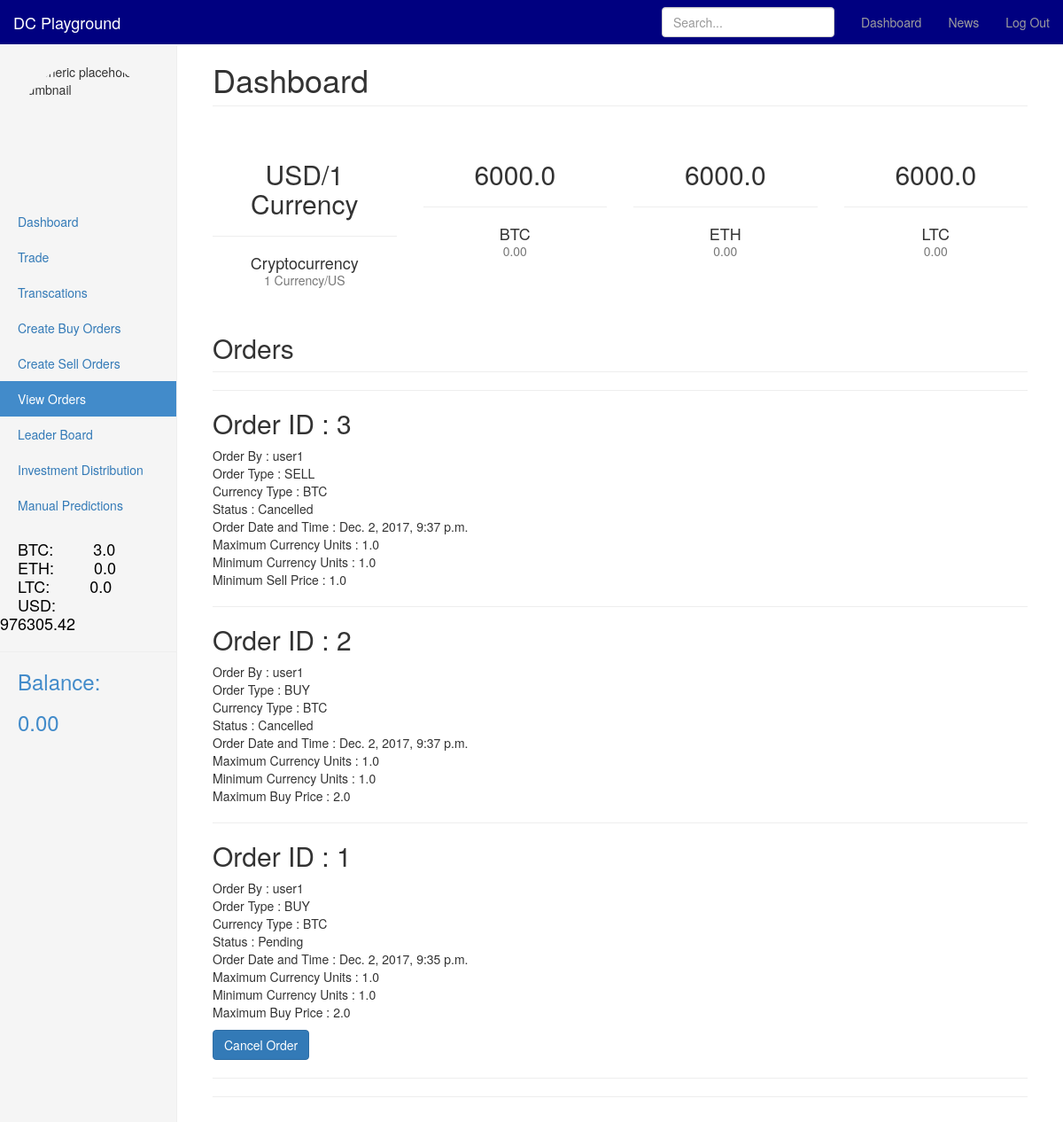
The app's page /mocktrade/vieworders/ (signed in) with its own data.
### mocktrade/models.py (models this page shows)
class Account(models.Model):
    user = models.ForeignKey(User)
    btc = models.FloatField(default=0.0)
    eth = models.FloatField(default=0.0)
    ltc = models.FloatField(default=0.0)
    usd = models.FloatField(default=0.0)
    total_balance = models.FloatField(default=0.0)

class Order(models.Model):
    user = models.ForeignKey(User, related_name="user")
    type = models.CharField(max_length=10) #Buy, Sell
    date_time = models.DateTimeField(auto_now_add=True, blank=True)
    currency_type = models.CharField(max_length=10)
    min_currency_quantity_units = models.FloatField(blank=True, default=0.0)
    max_currency_quantity_units = models.FloatField(blank=True, default=0.0)
    status = models.CharField(max_length=50, default = "Pending") #Pending, Completed, Expired, Cancelled, Cancelled - Insufficient Balance
    min_sell_price = models.FloatField(blank=True, default=0.0)
    max_buy_price = models.FloatField(blank=True, default=0.0)
    completed_amount = models.FloatField(blank=True, default=0.0)
    completed_quantity_units = models.FloatField(blank=True, default=0.0)
    completed_price = models.FloatField(blank=True, default=0.0)
    order_completed_user = models.ForeignKey(User, related_name="order_completed_user", null=True, default=None)

### mocktrade/views.py (the view)
@login_required
@transaction.atomic
def view_orders(request):
     context= {}
     disable_outdated_orders(request)
     match_orders(request)
     account = Account.objects.get(user=request.user)
     context['account']= account
     user_orders = Order.objects.filter(user=request.user).order_by('-date_time')
     context['orders']=user_orders
     if request.method == 'GET':
        return render(request, 'mocktrade/vieworders.html', context)
     return render(request, 'mocktrade/vieworders.html', context)

### mocktrade/views.py (called while the page is built, shortened)
@login_required
@transaction.atomic
def match_orders(request):
    return

@login_required
def disable_outdated_orders(request):
    context={}
    before_one_day = datetime.datetime.now() - datetime.timedelta(days=1)
    for order in Order.objects.filter(date_time__lt = before_one_day):
        if order.status == "Pending":
            order.status = "Expired"
            order.save()
    return

### mocktrade/templates/mocktrade/vieworders.html (shortened to what this page needs)
{% extends "mocktrade/base.html" %}
{% load staticfiles %}
    {% block sidebar%}
            <li><a href="{% url 'dashboard' %}">Dashboard <span class="sr-only">(current)</span></a></li>
            <li><a href="{% url 'trade' %}">Trade</a></li>
            <li><a href="{% url 'viewtransactions' %}">Transcations</a></li>
            <li><a href="{% url 'viewcreatebuyorderpage' %}">Create Buy Orders</a></li>
            <li><a href="{% url 'viewcreatesellorderpage' %}">Create Sell Orders</a></li>
            <li class="active"><a href="{% url 'vieworders' %}">View Orders</a></li>
            <li><a href="{% url 'leaderboard' %}">Leader Board</a></li>
            <li><a href="{% url 'investments' %}">Investment Distribution</a></li>
             <li><a href="{% url 'manualpredictions' %}">Manual Predictions</a></li>
      {% endblock%}
      {% block content %}
          <h2 class="sub-header">Orders</h2>
			<hr class="my-4">
			{% for order in orders %}
				<div class="blog-post">
					<h2 class="blog-post-title">Order ID : {{order.id}} </h2>
					<p class="blog-post-meta">
               Order By : {{order.user}}<br>
               Order Type : {{ order.type}}<br>
               Currency Type : {{ order.currency_type}}<br>
               Status : {{order.status}}<br>
               Order Date and Time : {{order.date_time}}<br>
               Maximum Currency Units : {{order.max_currency_quantity_units}}<br>
               Minimum Currency Units : {{order.min_currency_quantity_units}}<br>
               {% if order.type == "BUY" %}
               Maximum Buy Price : {{order.max_buy_price}}<br>
               {% endif %}
               {% if order.type == "SELL" %}
               Minimum Sell Price : {{order.min_sell_price}}<br>
               {% endif %}
               {%if order.status == "Pending"%}
               <form method="post" action= "{% url 'cancelorder' %}"><button type="submit" class="btn btn-primary" name="cancel_order_id" value= "{{order.id}}" >{% csrf_token %} Cancel Order</button></form>
                {%endif%}
               </p>
				</div>
				 <hr class="my-4">
			{% endfor %}
			<hr class="my-4">
        </div>
      </div>
    </div>
       {% endblock %}

### mocktrade/templates/mocktrade/base.html (shortened to what this page needs)
<!doctype html>
{% load static from staticfiles %}
{% load staticfiles %}
<html lang="zh-CN">
  <head>
    <link href="{% static 'css/bootstrap.min.css' %}" rel="stylesheet">
    <link href="{% static 'css/dashboard.css' %}" rel="stylesheet">
  </head>
  <body >
    <nav class="navbar navbar-inverse navbar-fixed-top">
      <div class="container-fluid">
        <div class="navbar-header">
          <a class="navbar-brand" href="#">DC Playground</a>
        </div>
        <div id="navbar" class="navbar-collapse collapse">
          <ul class="nav navbar-nav navbar-right">
            <li><a href="{% url 'dashboard'%}">Dashboard</a></li>
            <li><a href="{% url 'gnews'%}">News</a></li>
            <li><a href="{% url 'logout' %}">Log Out</a></li>
          </ul>
          <form class="navbar-form navbar-right">
            <input type="text" class="form-control" placeholder="Search...">
          </form>
        </div>
      </div>
    </nav>
    <div class="container-fluid">
      <div class="row">
        <div class="col-sm-3 col-md-2 sidebar">
          <img src="http://i0.kym-cdn.com/photos/images/original/001/293/154/305.png" width="200" height="200" class="img-responsive" alt="Generic placeholder thumbnail" style="border-radius:50%">
          <ul class="nav nav-sidebar">
            {% block sidebar%}{% endblock %}
          </ul>
                      {% block sidebar2%}
          <ul class="nav nav-sidebar">
            <li id="btc-amt"><h4>BTC:</h4><h4> {{account.btc}} </h4></li>
            <li id="eth-amt"><h4>ETH:</h4><h4> {{account.eth}} </h4></li>
            <li id="ltc-amt"><h4>LTC:</h4><h4> {{account.ltc}} </h4></li>
            <li id="usd-amt"><h4>USD:</h4><h4> {{account.usd}} </h4></li>
            <hr>
            <li id="balance"><h3>Balance:</h3><h3> 0.00 </h3></li>
          </ul>
          {% endblock %}
        </div>
        <div class="col-sm-9 col-sm-offset-3 col-md-10 col-md-offset-2 main">
          {% block sidebar3 %}
          <h1 class="page-header">Dashboard</h1>
          <div class="row placeholders">
            <div class="col-xs-6 col-sm-3 placeholder">
                <h2 class="price-header">USD/1 Currency</h2>
                <hr>
              <h4>Cryptocurrency</h4>
              <span class="text-muted">1 Currency/US</span>
            </div>
            <div class="col-xs-6 col-sm-3 placeholder">
                <h2 class="price-header">6000.0</h2>
                <hr>
              <h4>BTC</h4>
              <span class="price-header-inverse text-muted">0.00</span>
            </div>
            <div class="col-xs-6 col-sm-3 placeholder">
                <h2 class="price-header">6000.0</h2>
                <hr>
              <h4>ETH</h4>
              <span class="price-header-inverse text-muted">0.00</span>
            </div>
            <div class="col-xs-6 col-sm-3 placeholder">
                <h2 class="price-header">6000.0</h2>
                <hr>
              <h4>LTC</h4>
              <span class="price-header-inverse text-muted">0.00</span>
            </div>
          </div>
          {% endblock %}
	{% block content %}{% endblock %}
  </body>
</html>

### mocktrade/static/css/dashboard.css (style rules this page uses)
body { padding-top: 50px; }
.sub-header { padding-bottom: 10px; border-bottom: 1px solid #eee; }
.navbar-fixed-top { border: 0; background-color: navy; }
.navbar-header { background-color: navy; }
.sidebar { display: none; }
@media (min-width: 768px) { .sidebar { position: fixed; top: 51px; bottom: 0; left: 0; z-index: 1000; display: block; padding: 20px; overflow-x: hidden; overflow-y: auto; background-color: #f5f5f5; border-right: 1px solid #eee; } }
.nav-sidebar { margin-right: -21px; margin-bottom: 20px; margin-left: -20px; }
.nav-sidebar > li > a { padding-right: 20px; padding-left: 20px; }
.nav-sidebar > .active > a, .nav-sidebar > .active > a:hover, .nav-sidebar > .active > a:focus { color: #fff; background-color: #428bca; }
.nav-sidebar > li > h4 { padding-right: 20px; padding-left: 20px; color: black; display:inline; }
.nav-sidebar > li > h3 { padding-right: 20px; padding-left: 20px; color: #428bca; }
.main { padding: 20px; }
@media (min-width: 768px) { .main { padding-right: 40px; padding-left: 40px; } }
.main .page-header { margin-top: 0; }
.placeholders { margin-bottom: 30px; text-align: center; }
.placeholders h4 { margin-bottom: 0; }
.placeholder { margin-bottom: 20px; }
.price-header { margin-top: 40px; }

### records on screen
Account: btc "3.0", eth "0.0", ltc "0.0", usd "976305.42"
Order: id "3", user "user1", type "SELL", currency_type "BTC", status "Cancelled", date_time "Dec. 2, 2017, 9:37 p.m.", max_currency_quantity_units "1.0", min_currency_quantity_units "1.0", min_sell_price "1.0"
Order: id "2", user "user1", type "BUY", currency_type "BTC", status "Cancelled", date_time "Dec. 2, 2017, 9:37 p.m.", max_currency_quantity_units "1.0", min_currency_quantity_units "1.0", max_buy_price "2.0"
Order: id "1", user "user1", type "BUY", currency_type "BTC", status "Pending", date_time "Dec. 2, 2017, 9:35 p.m.", max_currency_quantity_units "1.0", min_currency_quantity_units "1.0", max_buy_price "2.0"
